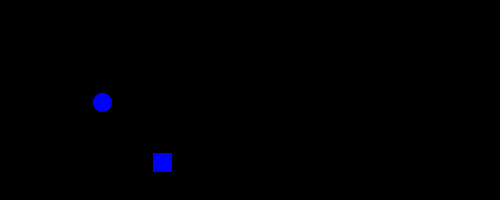
Frame 1 (no input)
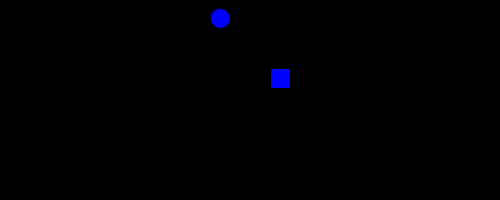
Frame 60 (the mouse pressed at the canvas centre just before this capture)
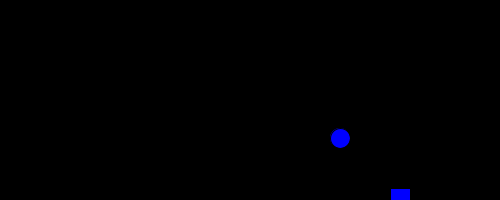
Frame 120 (the mouse held since frame 60 and released just before this capture)

The Processing sketch that drew these frames (run headless with seeded random() and noise(); from frame 60 on, the mouse is pressed at the canvas centre):

// Processing sketch: processing_58486
// ── processing_58486.pde

color e = color(0,0,300);
float x = 100;
float y = 100;
float speed = 2;

void setup() {
  size(500,200);
}

void draw() {
  background(0);
  move();
  display();
}

void move() {
  y = y + speed;
  if (y > height) {
    y = 0;
  }
    x = x + speed;
  if (x > width) {
    x = 0;
  }
  
}

void display() {
  fill(e);
  ellipse(x,y,20,20);
  {
    rect(x+50,y+50,20,20);
  }
}

class Cagla {
  color c;
  float xpos;
  float ypos;
  float xspeed;
  
  Cagla() 
  {
    e=color(300);
    xpos=width/2;
    ypos=height/2;
    xspeed=2;
  }
  
  void display() {
    ellipseMode(BOTTOM);
    fill(e);
    ellipse(xpos,ypos,40,40);

  }
  
  void drive() {
    xpos=xpos+xspeed;
    if (xpos>width) {
      xpos=0;
      
    }
  }
}
